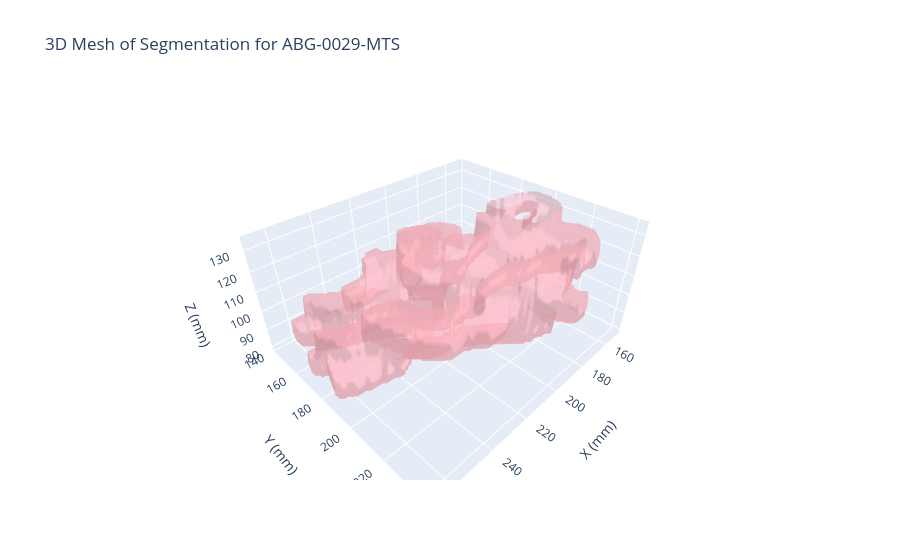

The notebook cell saved with this chart:
### Code cell
# Create a 3D mesh of the segmentation using marching cubes and visualize with plotly
# Using step_size to reduce mesh complexity and file size
if seg_arr is not None and seg_arr.max() > 0:
    from skimage import measure
    import plotly.graph_objects as go
    
    # Handle 4D segmentation
    seg_3d = seg_arr
    if seg_3d.ndim == 4:
        seg_3d = seg_3d[..., 0] if seg_3d.shape[-1] < seg_3d.shape[0] else seg_3d[0, ...]
    
    # step_size controls mesh resolution: higher = fewer triangles, smaller file
    # step_size=1 is full resolution, step_size=2 reduces by ~4x, step_size=4 by ~16x
    STEP_SIZE = 2  # Adjust: 1=full, 2=good balance, 4=fast/small
    
    # Use marching cubes with step_size to reduce mesh complexity
    verts, faces, normals, values = measure.marching_cubes(
        seg_3d.astype(float), 
        level=0.5,
        step_size=STEP_SIZE
    )
    
    # IMPORTANT: Scale vertices by voxel spacing for correct 3D proportions!
    # Without this, the mesh looks squished if voxels aren't cubes
    verts_scaled = verts.copy()
    verts_scaled[:, 0] *= spacing[0]  # X
    verts_scaled[:, 1] *= spacing[1]  # Y
    verts_scaled[:, 2] *= spacing[2]  # Z
    
    print(f'Segmentation mesh: {len(verts)} vertices, {len(faces)} faces (step_size={STEP_SIZE})')
    print(f'Applied voxel spacing: {spacing}')
    
    # Create a 3D plotly figure
    fig = go.Figure(data=[
        go.Mesh3d(
            x=verts_scaled[:,0], y=verts_scaled[:,1], z=verts_scaled[:,2],
            i=faces[:,0], j=faces[:,1], k=faces[:,2],
            color='lightpink', opacity=0.5,
            name='Segmentation'
        )
    ])
    fig.update_layout(scene=dict(
        xaxis_title='X (mm)',
        yaxis_title='Y (mm)',
        zaxis_title='Z (mm)',
        aspectmode='data'
    ), title=f'3D Mesh of Segmentation for {CASE_ID}')
    
    # Save to HTML file
    output_html = OUTPUTS / f'mesh_{CASE_ID}.html'
    fig.write_html(str(output_html))
    print(f'3D mesh saved to {output_html}')
    fig.show()
else:
    print('No segmentation data available for 3D mesh')

### Figure 1 — Plotly figure (JSON) as saved in the notebook; plotly's stock layout.template omitted (floating-point values rounded to 4 significant figures; data arrays with more than 128 entries replaced by an {"elided": "..."} marker saying what was removed)
{"data": [{"color": "lightpink", "i": {"elided": "17002 int values"}, "j": {"elided": "17002 int values"}, "k": {"elided": "17002 int values"}, "name": "Segmentation", "opacity": 0.5, "type": "mesh3d", "x": {"elided": "8520 float values"}, "y": {"elided": "8520 float values"}, "z": {"elided": "8520 float values"}}], "layout": {"scene": {"aspectmode": "data", "xaxis": {"title": {"text": "X (mm)"}}, "yaxis": {"title": {"text": "Y (mm)"}}, "zaxis": {"title": {"text": "Z (mm)"}}}, "title": {"text": "3D Mesh of Segmentation for ABG-0029-MTS"}}}
